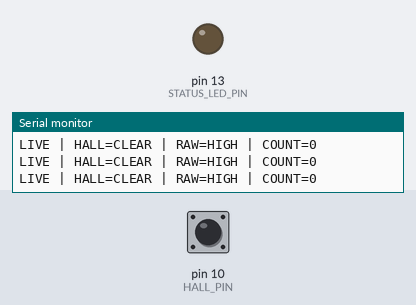
A sketch run on a simulated Arduino Uno, built with avr-gcc and run on an emulated ATmega328P. Parts: output pins drawn as LEDs (lit = HIGH), the last lines printed to the serial monitor. The inputs (shaded band) are chosen by the test bench; at power-on: pin 10 (HALL_PIN) HIGH.

Above: at 1.5 s.
1.6 s: pin 10 (HALL_PIN) pulled LOW for 0.15 s
At 1.69 s:
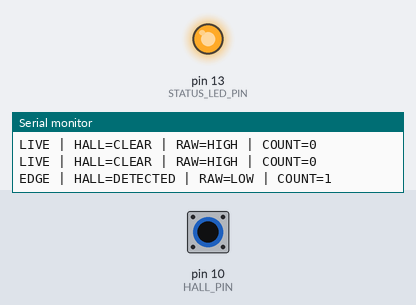
3.2 s: pin 10 (HALL_PIN) pulled LOW for 1 s
At 5.1 s:
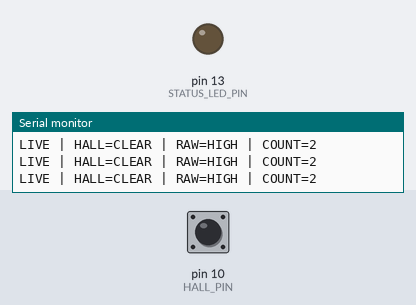
5.7 s: pin 10 (HALL_PIN) pulled LOW for 3.2 s
At 6.2 s:
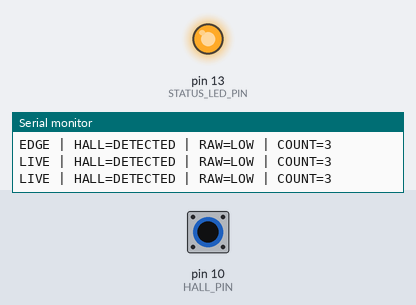
Timing chart, 0 to 10.4 s (numbered marks = the images above; inputs shaded):
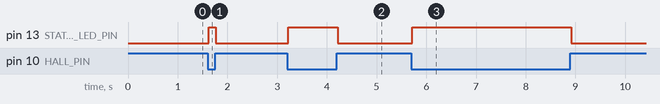

Measured:
- after the input at 1.6 s, pin 13 (STATUS_LED_PIN): LOW → HIGH at once, → LOW 0.15 s later
- after the input at 3.2 s, pin 13 (STATUS_LED_PIN): LOW → HIGH at once, → LOW 1.0 s later
- after the input at 5.7 s, pin 13 (STATUS_LED_PIN): LOW → HIGH at once, → LOW 3.2 s later

The sketch:

14_hall_home_switch_test.ino
```cpp
/*
  14_hall_home_switch_test
  Isolated home/reference test for A3144 Hall effect sensor.
*/

#define HALL_PIN 10
#define STATUS_LED_PIN LED_BUILTIN
#define ACTIVE_STATE LOW
#define STATUS_REPORT_INTERVAL_MS 250
#define DEBOUNCE_MS 20

unsigned long lastStatusMs = 0;
unsigned long lastChangeMs = 0;
bool lastRawState = HIGH;
bool stableState = HIGH;
unsigned long triggerCount = 0;

bool readHallRaw() {
  return digitalRead(HALL_PIN);
}

bool hallTriggered() {
  return stableState == ACTIVE_STATE;
}

void printIntro() {
  Serial.println(F("START: 14_hall_home_switch_test"));
  Serial.println(F("PART: A3144 Hall effect home/reference sensor"));
  Serial.println(F("PIN: HALL_PIN=D10"));
  Serial.println(F("LOGIC: ACTIVE LOW when magnet is detected"));
  Serial.println(F("PASS CHECK: clean switch between DETECTED and CLEAR as the magnet passes the sensor"));
  Serial.println(F("FAIL SYMPTOM: always HIGH, always LOW, random flicker, no response to magnet"));
  Serial.println(F("TIP: rotate the magnet polarity if nothing happens"));
  Serial.println();
}

void printWiring() {
  Serial.println(F("WIRING OPTION 1 (Recommended): use Arduino INPUT_PULLUP, no external resistor needed"));
  Serial.println(F("  A3144 VCC -> 5V"));
  Serial.println(F("  A3144 GND -> GND"));
  Serial.println(F("  A3144 OUT -> D10"));
  Serial.println();
  Serial.println(F("WIRING OPTION 2: use your 10k resistor as pull-up"));
  Serial.println(F("  A3144 VCC -> 5V"));
  Serial.println(F("  A3144 GND -> GND"));
  Serial.println(F("  A3144 OUT -> D10"));
  Serial.println(F("  10k resistor between OUT and 5V"));
  Serial.println();
}

void reportState(const __FlashStringHelper* label) {
  Serial.print(label);
  Serial.print(F(" | HALL="));
  Serial.print(hallTriggered() ? F("DETECTED") : F("CLEAR"));
  Serial.print(F(" | RAW="));
  Serial.print(stableState == HIGH ? F("HIGH") : F("LOW"));
  Serial.print(F(" | COUNT="));
  Serial.println(triggerCount);
}

void updateHallState() {
  bool rawState = readHallRaw();
  unsigned long nowMs = millis();

  if (rawState != lastRawState) {
    lastRawState = rawState;
    lastChangeMs = nowMs;
  }

  if (stableState != rawState && nowMs - lastChangeMs >= DEBOUNCE_MS) {
    stableState = rawState;
    if (hallTriggered()) {
      triggerCount++;
      digitalWrite(STATUS_LED_PIN, HIGH);
      reportState(F("EDGE"));
    } else {
      digitalWrite(STATUS_LED_PIN, LOW);
      reportState(F("EDGE"));
    }
  }
}

void setup() {
  Serial.begin(115200);

  pinMode(HALL_PIN, INPUT_PULLUP);
  pinMode(STATUS_LED_PIN, OUTPUT);
  digitalWrite(STATUS_LED_PIN, LOW);

  stableState = readHallRaw();
  lastRawState = stableState;

  delay(300);
  printIntro();
  printWiring();
  reportState(F("START"));
}

void loop() {
  updateHallState();

  unsigned long nowMs = millis();
  if (nowMs - lastStatusMs >= STATUS_REPORT_INTERVAL_MS) {
    lastStatusMs = nowMs;
    reportState(F("LIVE"));
  }
}
```
